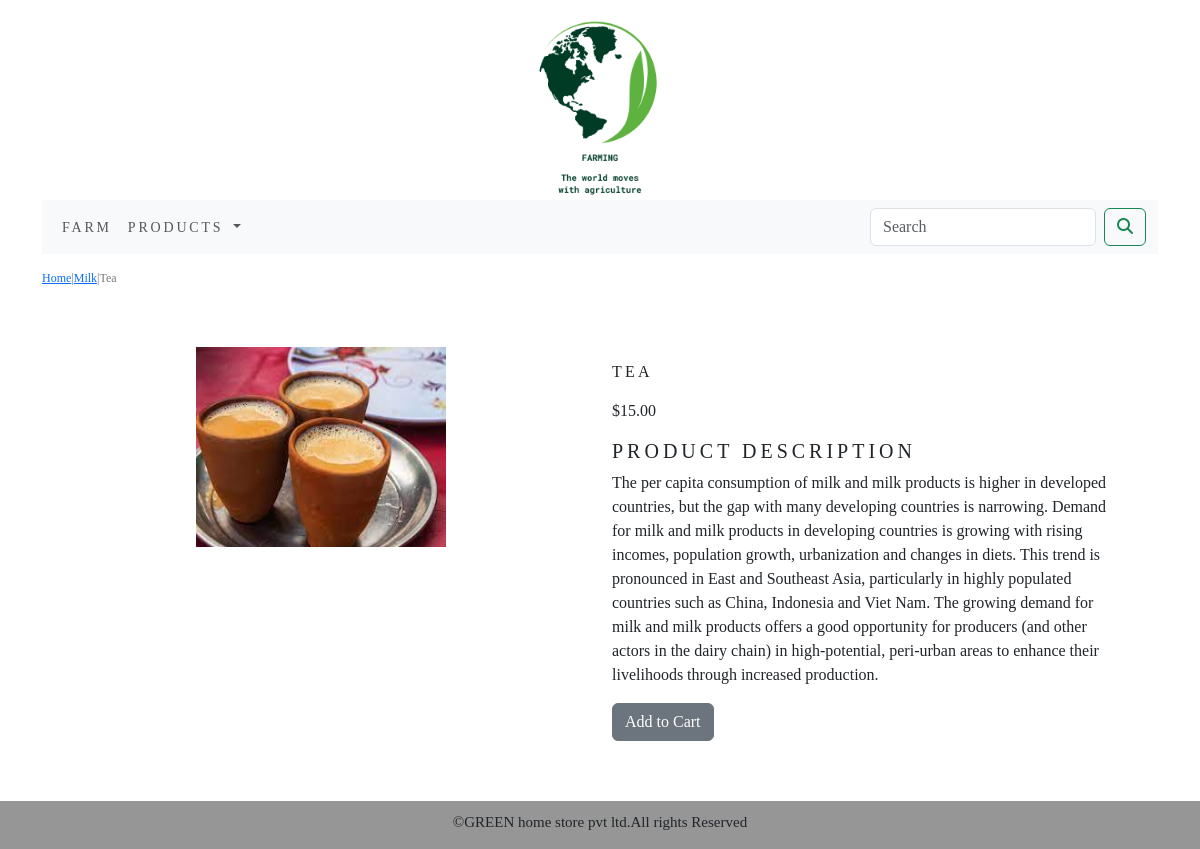
/farm/milk/tea/, run on the app's committed database.
### farm/models.py (models this page shows, shortened)
class Product(models.Model):
    name=models.CharField(max_length=250,unique=True)
    slug=models.SlugField(max_length=250,unique=True)
    desc=models.TextField(blank=True)
    price=models.DecimalField(max_digits=10,decimal_places=2)
    category=models.ForeignKey(Category,on_delete=models.CASCADE)
    image=models.ImageField(upload_to='pro_image',blank=True)
    stock=models.IntegerField()
    available=models.BooleanField(default=True)
    created=models.DateTimeField(auto_now_add=True)
    updated=models.DateTimeField(auto_now=True)
    class Meta:
        ordering=('name',)
        verbose_name='product'
        verbose_name_plural='products'

class Category(models.Model):
    name=models.CharField(max_length=250,unique=True)
    slug=models.SlugField(max_length=250,unique=True)
    desc=models.TextField(blank=True)
    image=models.ImageField(upload_to='cat_image',blank=True)
    class Meta:
        ordering=('name',)
        verbose_name='category'
        verbose_name_plural='categories'
    def get_url(self):
        return reverse('farm:products_by_category',args=[self.slug])
    def __str__(self):
        return '{}'.format(self.name)

### farm/views.py (the view)
# urls.py: path('<slug:c_slug>/<slug:product_slug>/',views.ProductDetail,name='ProductDetail'),
def ProductDetail(request,c_slug,product_slug):
    try:
        product=Product.objects.get(category__slug=c_slug,slug=product_slug)
    except Exception as e:
        raise e
    return render(request,'product.html',{'product':product})

### cart/context_processors.py (called while the page is built)
def counter(request):
    item_count=0
    if 'admin' in request.path:
        return {}
    else:
        try:
            cart=Cart.objects.filter(cart_id=Cart_id(request))
            cart_items=CartItem.objects.all().filter(cart=cart[:1])
            for cart_item in cart_items:
                item_count +=cart_item.quantity
        except Cart.DoesNotExist:
            item_count=0
    return dict(item_count=item_count)

### cart/views.py (called while the page is built)
def Cart_id(request):
    cart=request.session.session_key
    if not cart:
        cart=request.session.create()
    return cart

### farm/context_processors.py (called while the page is built)
def menu_link(request):
    link=Category.objects.all()
    return dict(link=link)

### template/product.html (shortened to what this page needs)
{% extends 'base.html' %}
{% load static %}
{% block content %}
<div class="row my_prod_row_class">
    <div class="mx_auto">
        <p><a href="{% url 'farm:allproducts' %}">Home</a>|<a href="{{product.category.get_url}}">{{product.category}}</a>|{{product.name}}</p>
    </div>
</div>
<div class="container">
<br>
    <div class="row">
        <div class="col-12 col-sm-12 col-md-12 col-lg-6 text-center">
            <div style="min-width:18rem;">
            <img src="{{product.image.url}}" alt="{{product.name}}" style="width:250px;height:200px;">
            </div>
        </div>
    <div class="col-12 col-sm-12 col-md-12 col-lg-6">
        <div>
            <h1 class="my_prod_title">{{product.name}}</h1>
            <p>${{product.price}}</p>
            <h4 class="my_title">Product Description</h4>
            <p class="text-justify my_prod_text">{{product.desc}}</p>
            {% if product.stock <= 0 %}
            <p class="text-justify my_prod_text"><b>Out of stock</b></p>
            {% else %}
            <a class="btn btn-secondary" href="{% url 'cart:add_cart' product.id %}">Add to Cart</a>
            {% endif %}
        </div>
    </div>
    </div>
</div>
{% endblock %}

### static/css/custom.css (style rules this page uses)
html { height:100%; box-sizing:border-box; }
body { font-family: 'Geologica', sans-ser; position:relative; margin:0; min-height:100%; padding-bottom:6.74rem; box-sizing:inherit; }
.my_title { font-size:20px; text-transform:uppercase; letter-spacing:.2em; }
.my_prod_row_class { padding-top:15px; padding-bottom:20px; }
.my_prod_row_class .mx_auto { color:rgb(120, 120, 120); font-size:12px; text-transform:none; }
.my_prod_title { font-size:16px; text-transform:uppercase; letter-spacing:.2em; padding-top:15px; padding-bottom:10px; }
.my_prod_text { padding-right:20px; }

### data on the page
Product: category "Milk", name "Tea", image (picture), name "TEA", price "15.00", desc "The per capita consumption of milk and milk products is higher in developed countries, but the gap with many developing countries is narrowing. Demand for milk and milk products in developing countries is growing with rising incomes, population growth, urbanization and changes in diets. This trend is pronounced in East and Southeast Asia, particularly in highly populated countries such as China, Indonesia and Viet Nam. The growing demand for milk and milk products offers a good opportunity for producers (and other actors in the dairy chain) in high-potential, peri-urban areas to enhance their livelihoods through increased production."
